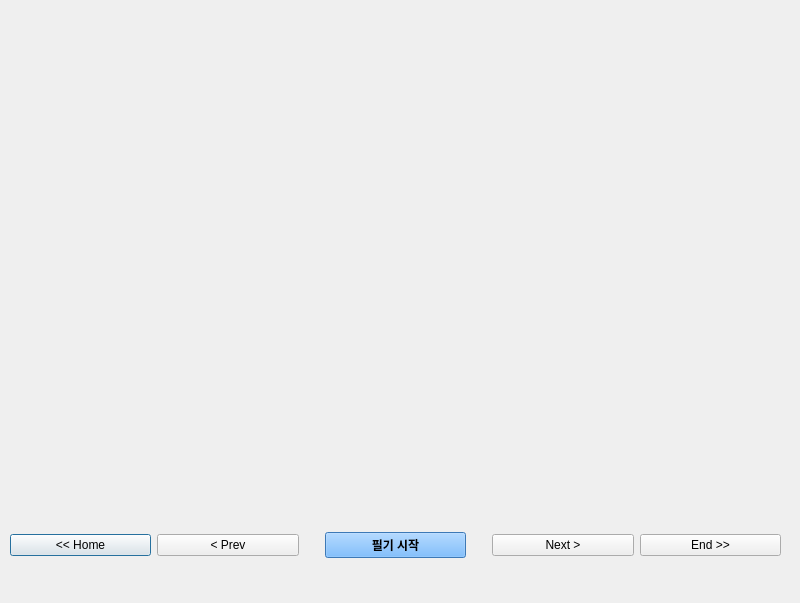
<?xml version="1.0" encoding="UTF-8"?>
<ui version="4.0">
 <class>Dialog</class>
 <widget class="QDialog" name="Dialog">
  <property name="geometry">
   <rect>
    <x>0</x>
    <y>0</y>
    <width>800</width>
    <height>603</height>
   </rect>
  </property>
  <property name="minimumSize">
   <size>
    <width>795</width>
    <height>0</height>
   </size>
  </property>
  <property name="windowTitle">
   <string>Dialog</string>
  </property>
  <property name="windowIcon">
   <iconset>
    <normaloff>blue/img/fb.png</normaloff>blue/img/fb.png</iconset>
  </property>
  <widget class="QLabel" name="label_2">
   <property name="geometry">
    <rect>
     <x>10</x>
     <y>30</y>
     <width>771</width>
     <height>471</height>
    </rect>
   </property>
   <property name="maximumSize">
    <size>
     <width>16777215</width>
     <height>471</height>
    </size>
   </property>
   <property name="font">
    <font>
     <weight>75</weight>
     <bold>true</bold>
    </font>
   </property>
   <property name="text">
    <string/>
   </property>
   <property name="pixmap">
    <pixmap>../../OneDrive/바탕 화면/e.PNG</pixmap>
   </property>
  </widget>
  <widget class="QWidget" name="horizontalLayoutWidget">
   <property name="geometry">
    <rect>
     <x>10</x>
     <y>520</y>
     <width>771</width>
     <height>51</height>
    </rect>
   </property>
   <layout class="QHBoxLayout" name="horizontalLayout">
    <item>
     <widget class="QPushButton" name="pushButton_3">
      <property name="text">
       <string>&lt;&lt; Home</string>
      </property>
     </widget>
    </item>
    <item>
     <widget class="QPushButton" name="pushButton_2">
      <property name="text">
       <string>&lt; Prev</string>
      </property>
     </widget>
    </item>
    <item>
     <spacer name="verticalSpacer">
      <property name="orientation">
       <enum>Qt::Vertical</enum>
      </property>
      <property name="sizeHint" stdset="0">
       <size>
        <width>20</width>
        <height>40</height>
       </size>
      </property>
     </spacer>
    </item>
    <item>
     <widget class="QPushButton" name="pushButton">
      <property name="font">
       <font>
        <weight>75</weight>
        <bold>true</bold>
       </font>
      </property>
      <property name="styleSheet">
       <string notr="true">background-color: rgb(0, 85, 255);
background-color: rgb(85, 170, 255);</string>
      </property>
      <property name="text">
       <string>필기 시작</string>
      </property>
     </widget>
    </item>
    <item>
     <spacer name="verticalSpacer_2">
      <property name="orientation">
       <enum>Qt::Vertical</enum>
      </property>
      <property name="sizeHint" stdset="0">
       <size>
        <width>20</width>
        <height>40</height>
       </size>
      </property>
     </spacer>
    </item>
    <item>
     <widget class="QPushButton" name="pushButton_4">
      <property name="text">
       <string>Next &gt;</string>
      </property>
     </widget>
    </item>
    <item>
     <widget class="QPushButton" name="pushButton_5">
      <property name="text">
       <string>End &gt;&gt;</string>
      </property>
     </widget>
    </item>
   </layout>
  </widget>
  <zorder>label_2</zorder>
  <zorder>horizontalLayoutWidget</zorder>
  <zorder>horizontalSpacer</zorder>
 </widget>
 <resources/>
 <connections/>
</ui>
